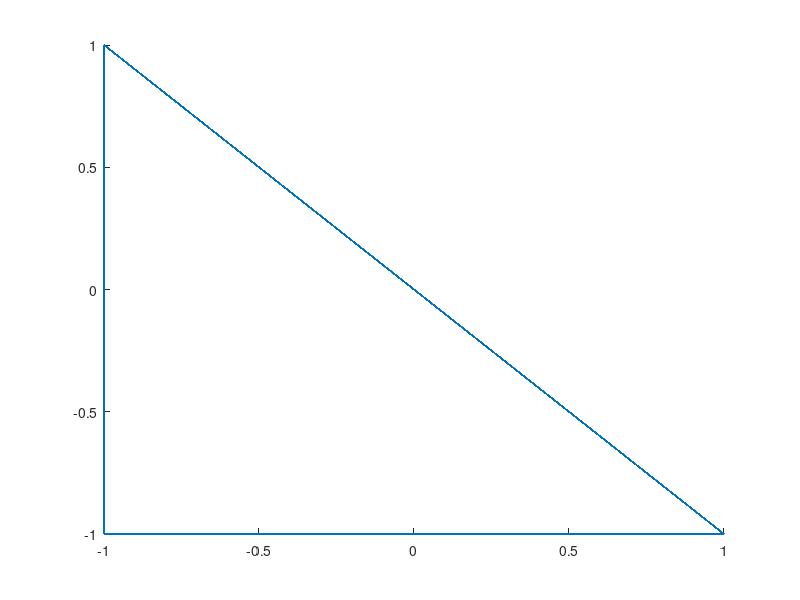

The MATLAB script that drew this image: (Note: this script raises an error after producing the figure.)
% Rotated Constellations
clear all

% We look at two QPSK signals with n symbols on two different carriers
% The two carriers experience Gaussian noise with snr1 and snr2 resp.
n = 1000;
snr1 = 15;
snr2 = 5;

% %--------------------------------------------------------------------------
% %for graph of BER
% %repeat measurements m times to smooth graph
% m = 10000;
% BER = zeros(100,3); %100 test values, keep snr1 constant, snr2 from 0 to 12, store BER for QAM and MRC
% for a = 1:m
% counter = 0;
% for snr2 = 12:-0.12:0.12
%     counter = counter+1;
%     BER(counter,1) = BER(counter,1) + snr2;
% %--------------------------------------------------------------------------

% 100 random sample values, each row is a symbol with [i,j] where i,j from
% {-1,1}
s1 = randi([0 1],n,2)*2-1;
s2 = randi([0 1],n,2)*2-1;
    
    % store reference signal to see if we can correctly decode in the end
    s1ref = s1;
    s2ref = s2;
    
    
%subplot(5,2,1)
%plot(s1(:,1),s1(:,2),'line','none','marker','.')
plot(s1(logical(ceil(double((int8(s1ref(:,1)~=1)+int8(s1ref(:,2)~=1)))/2)),1),s1(logical(ceil(double((int8(s1ref(:,1)~=1)+int8(s1ref(:,2)~=1)))/2)),2),s1(logical(floor(double((int8(s1ref(:,1)==1)+int8(s1ref(:,2)==1)))/2)),1),s1(logical(floor(double((int8(s1ref(:,1)==1)+int8(s1ref(:,2)==1)))/2)),2),'line','none','marker','.','MarkerSize', 30)
axis([-3 3 -3 3])
set(gca,'DataAspectRatio',[1 1 1])
saveas(gcf,'rc11.png')

%subplot(5,2,2)
%plot(s2(:,1),s2(:,2),'line','none','marker','.')
plot(s2(logical(ceil(double((int8(s2ref(:,1)~=1)+int8(s2ref(:,2)~=-1)))/2)),1),s2(logical(ceil(double((int8(s2ref(:,1)~=1)+int8(s2ref(:,2)~=-1)))/2)),2),s2(logical(floor(double((int8(s2ref(:,1)==1)+int8(s2ref(:,2)==-1)))/2)),1),s2(logical(floor(double((int8(s2ref(:,1)==1)+int8(s2ref(:,2)==-1)))/2)),2),'r','line','none','marker','.','MarkerSize', 30)
axis([-3 3 -3 3])
set(gca,'DataAspectRatio',[1 1 1])
saveas(gcf,'rc21.png')


%%%%%%%%%%%%%%%%%%%%%%%%%%%%%%%%%%%%%%%%%%%%%%%%%%%%%%%%%%%%%%%%%%%%%%%%%%%
% the incoming signal enters the encoder

% rotate complex constellations by delta
delta = 29*2*pi/360;

c1 = s1(:,1) + s1(:,2)*1i; %form complex signal of two components
c1 = c1.*exp(1i*delta); %rotation
s1(:,1) = real(c1);
s1(:,2) = imag(c1); %distribute components on signal

c2 = s2(:,1) + s2(:,2)*1i;
c2 = c2.*exp(1i*delta);
s2(:,1) = real(c2);
s2(:,2) = imag(c2);


%subplot(5,2,3)
%plot(s1(:,1),s1(:,2),'line','none','marker','.')
plot(s1(logical(ceil(double((int8(s1ref(:,1)~=1)+int8(s1ref(:,2)~=1)))/2)),1),s1(logical(ceil(double((int8(s1ref(:,1)~=1)+int8(s1ref(:,2)~=1)))/2)),2),s1(logical(floor(double((int8(s1ref(:,1)==1)+int8(s1ref(:,2)==1)))/2)),1),s1(logical(floor(double((int8(s1ref(:,1)==1)+int8(s1ref(:,2)==1)))/2)),2),'line','none','marker','.','MarkerSize', 30)
axis([-3 3 -3 3])
set(gca,'DataAspectRatio',[1 1 1])
saveas(gcf,'rc12.png')

%subplot(5,2,4)
%plot(s2(:,1),s2(:,2),'line','none','marker','.')
plot(s2(logical(ceil(double((int8(s2ref(:,1)~=1)+int8(s2ref(:,2)~=-1)))/2)),1),s2(logical(ceil(double((int8(s2ref(:,1)~=1)+int8(s2ref(:,2)~=-1)))/2)),2),s2(logical(floor(double((int8(s2ref(:,1)==1)+int8(s2ref(:,2)==-1)))/2)),1),s2(logical(floor(double((int8(s2ref(:,1)==1)+int8(s2ref(:,2)==-1)))/2)),2),'r','line','none','marker','.','MarkerSize', 30)
axis([-3 3 -3 3])
set(gca,'DataAspectRatio',[1 1 1])
saveas(gcf,'rc22.png')

% mix two signals
temp = s1(:,2);
s1(:,2) = s2(:,2);
s2(:,2) = temp;

%subplot(5,2,5)
%plot(s1(:,1),s1(:,2),'line','none','marker','.')
plot(s1(logical(ceil(double((int8(s1ref(:,1)~=1)+int8(s1ref(:,2)~=1)+int8(s2ref(:,1)~=1)+int8(s2ref(:,2)~=-1)))/4)),1),s1(logical(ceil(double((int8(s1ref(:,1)~=1)+int8(s1ref(:,2)~=1)+int8(s2ref(:,1)~=1)+int8(s2ref(:,2)~=-1)))/4)),2),s1(logical(floor(double((int8(s1ref(:,1)==1)+int8(s1ref(:,2)==1)+int8(s2ref(:,1)==1)+int8(s2ref(:,2)==-1)))/4)),1),s1(logical(floor(double((int8(s1ref(:,1)==1)+int8(s1ref(:,2)==1)+int8(s2ref(:,1)==1)+int8(s2ref(:,2)==-1)))/4)),2),'line','none','marker','.','MarkerSize', 30)
axis([-3 3 -3 3])
set(gca,'DataAspectRatio',[1 1 1])
saveas(gcf,'rc13.png')

%subplot(5,2,6)
%plot(s2(:,1),s2(:,2),'line','none','marker','.')
plot(s2(logical(ceil(double((int8(s1ref(:,1)~=1)+int8(s1ref(:,2)~=1)+int8(s2ref(:,1)~=1)+int8(s2ref(:,2)~=-1)))/4)),1),s2(logical(ceil(double((int8(s1ref(:,1)~=1)+int8(s1ref(:,2)~=1)+int8(s2ref(:,1)~=1)+int8(s2ref(:,2)~=-1)))/4)),2),s2(logical(floor(double((int8(s1ref(:,1)==1)+int8(s1ref(:,2)==1)+int8(s2ref(:,1)==1)+int8(s2ref(:,2)==-1)))/4)),1),s2(logical(floor(double((int8(s1ref(:,1)==1)+int8(s1ref(:,2)==1)+int8(s2ref(:,1)==1)+int8(s2ref(:,2)==-1)))/4)),2),'r','line','none','marker','.','MarkerSize', 30)
axis([-3 3 -3 3])
set(gca,'DataAspectRatio',[1 1 1])
saveas(gcf,'rc23.png')

%%%%%%%%%%%%%%%%%%%%%%%%%%%%%%%%%%%%%%%%%%%%%%%%%%%%%%%%%%%%%%%%%%%%%%%%%%%
% now we leave the encoder and continue on the channel

    % store reference signal for snr calculation
    s1ref2 = s1;
    s2ref2 = s2;

% add noise with different amplitudes:
%s1 = s1 + sigma1*randn(n,2);
%s2 = s2 + sigma2*randn(n,2);
%    snr1 = snrSig(s1ref2, s1);
%    snr2 = snrSig(s2ref2, s2);
s1 = awgn(s1,snr1,'measured');
s2 = awgn(s2,snr2,'measured');

%subplot(5,2,7)
%plot(s1(:,1),s1(:,2),'line','none','marker','.')
plot(s1(logical(ceil(double((int8(s1ref(:,1)~=1)+int8(s1ref(:,2)~=1)+int8(s2ref(:,1)~=1)+int8(s2ref(:,2)~=-1)))/4)),1),s1(logical(ceil(double((int8(s1ref(:,1)~=1)+int8(s1ref(:,2)~=1)+int8(s2ref(:,1)~=1)+int8(s2ref(:,2)~=-1)))/4)),2),s1(logical(floor(double((int8(s1ref(:,1)==1)+int8(s1ref(:,2)==1)+int8(s2ref(:,1)==1)+int8(s2ref(:,2)==-1)))/4)),1),s1(logical(floor(double((int8(s1ref(:,1)==1)+int8(s1ref(:,2)==1)+int8(s2ref(:,1)==1)+int8(s2ref(:,2)==-1)))/4)),2),'line','none','marker','.','MarkerSize', 15)
axis([-3 3 -3 3])
set(gca,'DataAspectRatio',[1 1 1])
saveas(gcf,'rc14.png')

%subplot(5,2,8)
%plot(s2(:,1),s2(:,2),'line','none','marker','.')
plot(s2(logical(ceil(double((int8(s1ref(:,1)~=1)+int8(s1ref(:,2)~=1)+int8(s2ref(:,1)~=1)+int8(s2ref(:,2)~=-1)))/4)),1),s2(logical(ceil(double((int8(s1ref(:,1)~=1)+int8(s1ref(:,2)~=1)+int8(s2ref(:,1)~=1)+int8(s2ref(:,2)~=-1)))/4)),2),s2(logical(floor(double((int8(s1ref(:,1)==1)+int8(s1ref(:,2)==1)+int8(s2ref(:,1)==1)+int8(s2ref(:,2)==-1)))/4)),1),s2(logical(floor(double((int8(s1ref(:,1)==1)+int8(s1ref(:,2)==1)+int8(s2ref(:,1)==1)+int8(s2ref(:,2)==-1)))/4)),2),'r','line','none','marker','.','MarkerSize', 15)
axis([-3 3 -3 3])
set(gca,'DataAspectRatio',[1 1 1])
saveas(gcf,'rc24.png')


%%%%%%%%%%%%%%%%%%%%%%%%%%%%%%%%%%%%%%%%%%%%%%%%%%%%%%%%%%%%%%%%%%%%%%%%%%%
% the signal enters the decoder

% resort the signals
temp = s1(:,2);
s1(:,2) = s2(:,2);
s2(:,2) = temp;

%subplot(5,2,9)
%plot(s1(:,1),s1(:,2),'line','none','marker','.')
plot(s1(logical(ceil(double((int8(s1ref(:,1)~=1)+int8(s1ref(:,2)~=1)))/2)),1),s1(logical(ceil(double((int8(s1ref(:,1)~=1)+int8(s1ref(:,2)~=1)))/2)),2),s1(logical(floor(double((int8(s1ref(:,1)==1)+int8(s1ref(:,2)==1)))/2)),1),s1(logical(floor(double((int8(s1ref(:,1)==1)+int8(s1ref(:,2)==1)))/2)),2),'line','none','marker','.','MarkerSize', 15)
axis([-3 3 -3 3])
set(gca,'DataAspectRatio',[1 1 1])
saveas(gcf,'rc15.png')

%subplot(5,2,10)
%plot(s2(:,1),s2(:,2),'line','none','marker','.')
plot(s2(logical(ceil(double((int8(s2ref(:,1)~=1)+int8(s2ref(:,2)~=-1)))/2)),1),s2(logical(ceil(double((int8(s2ref(:,1)~=1)+int8(s2ref(:,2)~=-1)))/2)),2),s2(logical(floor(double((int8(s2ref(:,1)==1)+int8(s2ref(:,2)==-1)))/2)),1),s2(logical(floor(double((int8(s2ref(:,1)==1)+int8(s2ref(:,2)==-1)))/2)),2),'r','line','none','marker','.','MarkerSize', 15)
axis([-3 3 -3 3])
set(gca,'DataAspectRatio',[1 1 1])
saveas(gcf,'rc25.png')

% possibility 1: rotate backwards, decode QPSK (now d is decoded s)
delta = -delta;

c1 = s1(:,1) + s1(:,2)*1i; %form complex signal of two components
c1 = c1.*exp(1i*delta); %rotation
d1(:,1) = real(c1);
d1(:,2) = imag(c1); %distribute components on signal

c2 = s2(:,1) + s2(:,2)*1i;
c2 = c2.*exp(1i*delta);
d2(:,1) = real(c2);
d2(:,2) = imag(c2);

% move to closest QAM position 
for i=1:n
    if d1(i,1)>=0
        d1(i,1) = 1;
    else
        d1(i,1) = -1;
    end
    if d1(i,2)>=0
        d1(i,2) = 1;
    else
        d1(i,2) = -1;
    end
    if d2(i,1)>=0
        d2(i,1) = 1;
    else
        d2(i,1) = -1;
    end
    if d2(i,2)>=0
        d2(i,2) = 1;
    else
        d2(i,2) = -1;
    end
end

% %--------------------------------------------------------------------------
% % for graph of BER
% BER(counter,2) = BER(counter,2) + sum(sum(abs(s1ref-d1)./2))+sum(sum(abs(s2ref-d2)./2));
% %--------------------------------------------------------------------------

%snr1Dec1 = snrSig(s1ref,d1)
%snr2Dec1 = snrSig(s2ref,d2)

% possibility 2: MRC, rotate backwards, decode QPSK (now d is decoded s)
delta = -delta;
cRef = [1+1i, 1-1i, -1+1i, -1-1i]';
cRef = cRef.*exp(1i*delta);
ref(:,1) = real(cRef);
ref(:,2) = imag(cRef);

rat1 = snr1/(snr1 + snr2);
rat2 = snr2/(snr1 + snr2);

for i=1:n
    mostLikelyDistance = 99;
    mostLikely = 0;
    for j=1:4
        distanceReal = (abs(s1(i,1)-ref(j,1)));
        distanceImag = (abs(s1(i,2)-ref(j,2)));
        distance = (rat1*distanceReal + rat2*distanceImag);
        if  distance < mostLikelyDistance
            mostLikelyDistance = distance;
            mostLikely = j;
        end
    end
    d1(i,:) = ref(mostLikely,:);
end
for i=1:n
    mostLikelyDistance = 99;
    mostLikely = 0;
    for j=1:4
        distanceReal = (abs(s2(i,1)-ref(j,1)));
        distanceImag = (abs(s2(i,2)-ref(j,2)));
        distance = (rat2*distanceReal + rat1*distanceImag);
        if  distance < mostLikelyDistance
            mostLikelyDistance = distance;
            mostLikely = j;
        end
    end
    d2(i,:) = ref(mostLikely,:);
end

delta = -delta;
c1 = d1(:,1) + d1(:,2)*1i; %form complex signal of two components
c1 = c1.*exp(1i*delta); %rotation
d1(:,1) = int8(real(c1));
d1(:,2) = int8(imag(c1)); %distribute components on signal

c2 = d2(:,1) + d2(:,2)*1i;
c2 = c2.*exp(1i*delta);
d2(:,1) = int8(real(c2));
d2(:,2) = int8(imag(c2));


% %--------------------------------------------------------------------------
% % for graph of BER
% BER(counter,3) = BER(counter,3) + sum(sum(abs(s1ref-d1)./2))+sum(sum(abs(s2ref-d2)./2));
% end
% end
% %--------------------------------------------------------------------------
% 
% 
% %--------------------------------------------------------------------------
% % for graph of BER
% BER = BER./m;
% BER(:,2) = BER(:,2)./n*100;
% BER(:,3) = BER(:,3)./n*100;
% 
% figure
% semilogy(BER(:,1),BER(:,2),BER(:,1),BER(:,3))
% legend('QPSK','Rot.Const.')
% xlabel('SNR (dB)')
% ylabel('BER (%)')
% saveas(gcf,'rcdec.png')
% %--------------------------------------------------------------------------
        